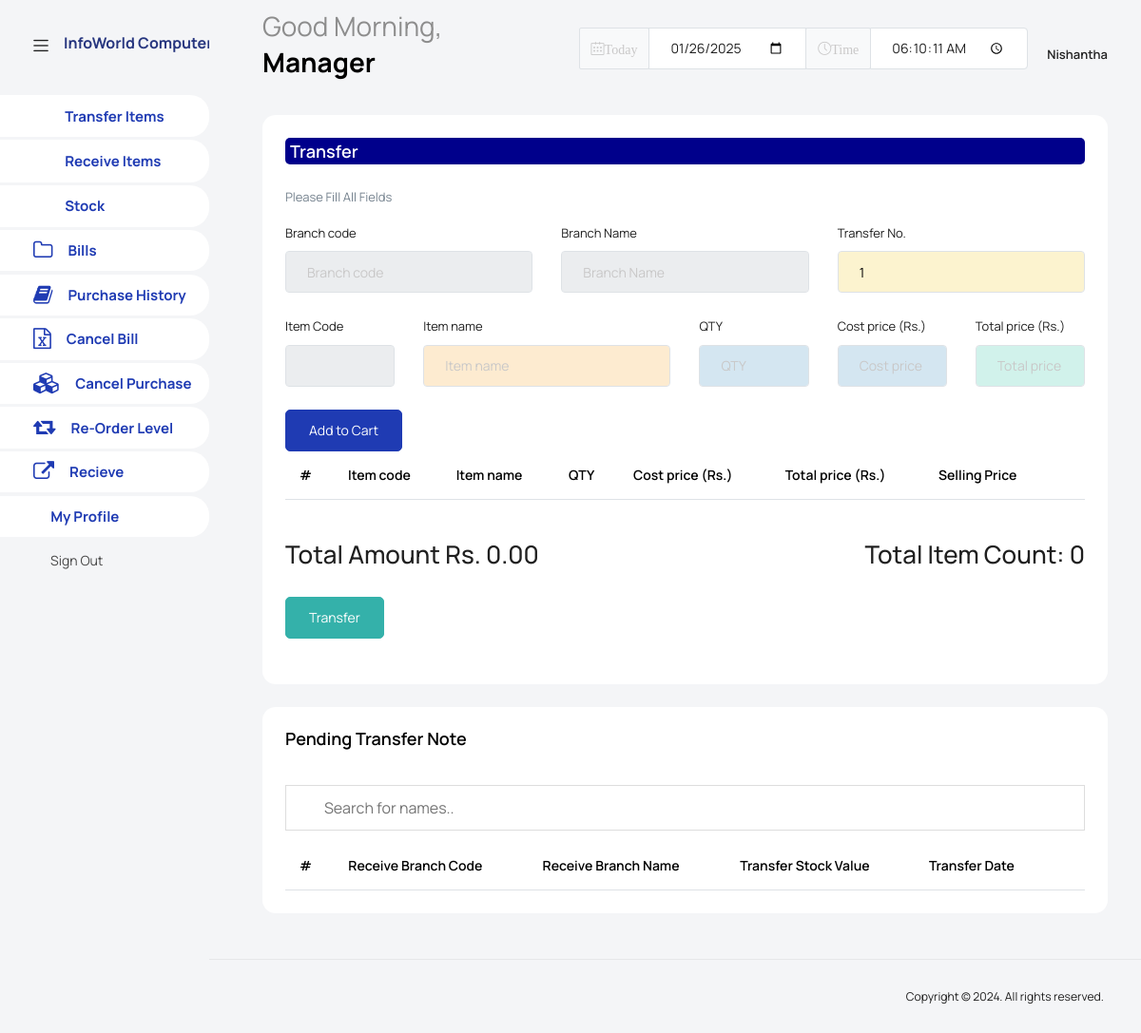
Page /dashboard/MAIndex.php?lid=Nishantha&home=MAIndex.php (signed in) on the committed database.
### tables this page shows
CREATE TABLE `branches` (
  `branchCode` varchar(100) NOT NULL,
  `branchName` varchar(100) NOT NULL,
  `BranchAddress` varchar(500) NOT NULL,
  `BranchTel` varchar(30) NOT NULL,
  `purchesNo` int(11) NOT NULL DEFAULT 0,
  `trancferNo` int(11) NOT NULL,
  `billNo` int(11) NOT NULL,
  `returnNo` int(11) NOT NULL
);

CREATE TABLE `user` (
  `user_type` int(11) NOT NULL DEFAULT 0,
  `statues` int(11) NOT NULL DEFAULT 0,
  `regno` int(11) NOT NULL,
  `fname` varchar(250) NOT NULL DEFAULT 'NA',
  `lid` varchar(50) NOT NULL,
  `pw` varchar(20) NOT NULL DEFAULT '123',
  `wa` varchar(20) NOT NULL DEFAULT 'None',
  `branchCode` varchar(100) NOT NULL DEFAULT 'N/A'
);

### dashboard/MAIndex.php (the view, shortened to what the rows shown need)
<?php
require("db.php");
$lid = $_REQUEST['lid'];
$home = $_REQUEST['home'];
$select_admin = "select * from `user` where `lid`='".$lid."'";
$run_admin = mysqli_query($con,$select_admin);
$row_admin = mysqli_fetch_assoc($run_admin);
$fname = $row_admin['fname'];
$ut = $row_admin['user_type'];
$branchCode = $row_admin['branchCode'];
$sel_branch = "select * from branches where branchCode='".$branchCode."'";
$run_branch = mysqli_query($con,$sel_branch);
$row_branch = mysqli_fetch_assoc($run_branch);
$btanch = $row_branch['branchName'];
if($ut == 0){
    $ut = "Administrater";
} else if($ut == 1){
    $ut = "Manager";
} else if($ut == 2){
    $ut = "Cashier";
} else if($ut == 3){
    $ut = "Purchasing Officer";
}
?>
<!DOCTYPE html>
<html lang="en">
<head>
    <link rel="stylesheet" href="assets/vendors/feather/feather.css">
    <link rel="stylesheet" href="assets/vendors/mdi/css/materialdesignicons.min.css">
    <link rel="stylesheet" href="assets/vendors/ti-icons/css/themify-icons.css">
    <link rel="stylesheet" href="assets/vendors/font-awesome/css/font-awesome.min.css">
    <link rel="stylesheet" href="assets/vendors/typicons/typicons.css">
    <link rel="stylesheet" href="assets/vendors/simple-line-icons/css/simple-line-icons.css">
    <link rel="stylesheet" href="assets/vendors/css/vendor.bundle.base.css">
    <link rel="stylesheet" href="assets/vendors/bootstrap-datepicker/bootstrap-datepicker.min.css">
    <link rel="stylesheet" href="assets/vendors/datatables.net-bs4/dataTables.bootstrap4.css">
    <link rel="stylesheet" type="text/css" href="assets/js/select.dataTables.min.css">
    <link rel="stylesheet" href="assets/css/style.css">
</head>
<body class="with-welcome-text">
    <div class="container-scroller">
        <nav class="navbar default-layout col-lg-12 col-12 p-0 fixed-top d-flex align-items-top flex-row">
            <div class="text-center navbar-brand-wrapper d-flex align-items-center justify-content-start">
                <div>
                    <a class="navbar-brand brand-logo"
                        href="<?php echo $home; ?>?lid=<?php echo $lid; ?>&home=<?php echo $home; ?>">
                        <h5><b><?php echo $btanch ?></b></h5>
                    </a>
                </div>
            </div>
            <div class="navbar-menu-wrapper d-flex align-items-top">
                <ul class="navbar-nav">
                    <li class="nav-item fw-semibold d-none d-lg-block ms-0">
                        <?php
                            $currentHour = date('H');
                            if ($currentHour >= 6 && $currentHour < 12) {
                                $greeting = "Good Morning";
                            } elseif ($currentHour >= 12 && $currentHour < 18) {
                                $greeting = "Good Afternoon";
                            } else {
                                $greeting = "Good Evening";
                            }
                        ?>
                        <h1 class="welcome-text"><?php echo $greeting; ?>, <span
                                class="text-black fw-bold"><?php echo $ut; ?></span>
                        </h1>
                    </li>
                </ul>
                <ul class="navbar-nav ms-auto">
                    <li class="nav-item dropdown d-none d-lg-block user-dropdown">
                        <a class="nav-link" id="UserDropdown" href="#" data-bs-toggle="dropdown" aria-expanded="false">
                            <p class="mb-1 mt-3 fw-semibold"><?php echo $fname; ?></p>
                        </a>
                    </li>
                </ul>
            </div>
        </nav>
        <div class="container-fluid page-body-wrapper">
            <div class="main-panel">
                <div class="content-wrapper">
                    <div class="row">
                        <div class="col-sm-12">
                            <div class="col-md-12 grid-margin stretch-card">
                                <div class="card">
                                    <div class="card-body">
                                        <form
                                            action="MATransferItems.php?lid=<?php echo $lid; ?>&home=<?php echo $home; ?>&transferBranch=<?php echo $branchCode; ?>"
                                            method="POST" class="forms-sample">
                                            <div class="row">
                                                <div class="col-md-4 form-group">
                                                    <?php
                                                        $select_purches = "SELECT trancferNo FROM branches where branchCode='".$branchCode."'";
                                                        $run_purches = mysqli_query($con,$select_purches);
                                                        $row_purches = mysqli_fetch_assoc($run_purches);
                                                        $purches = $row_purches['trancferNo']+1;
                                                    ?>
                                                    <label for="TransferNo">Transfer No.</label>
                                                    <input type="text" name="TransferNo" class="form-control"
                                                        value="<?php echo $purches; ?>" id="TransferNo"
                                                        placeholder="Transfer No." required readonly
                                                        style="color:black; background-color: #FCF3CF;">
                                                </div>
                                            </div>
                                                style="display:none;"><br>
                                            <table class="table table-hover">
                                                <thead>
                                                    <tr>
                                                        <th> # </th>
                                                        <th> Item code </th>
                                                        <th> Item name </th>
                                                        <th> QTY </th>
                                                        <th> Cost price (Rs.) </th>
                                                        <th> Total price (Rs.) </th>
                                                        <th> Selling Price </th>
                                                        <th> </th>
                                                    </tr>
                                                </thead>
                                            </table><br><br>
                                            <div class="row">
                                                <div class="col-md-12 form-group">
                                                    <h2 style="float:left;">Total Amount Rs. <span id="purchTot"></span>
                                                    </h2>
                                                    <h2 style="float:right;">Total Item Count: <span
                                                            id="itemTot">0</span></h2>
                                                </div>
                                            </div>
                                        </form>
                                    </div>
                                </div>
                            </div>
                        </div>
                        <div class="col-lg-12 grid-margin stretch-card">
                            <div class="card">
                                <div class="card-body">
                                    <div class="table-responsive pt-3">
                                        <div style="overflow-y: auto; max-height: 500px;">
                                            <table class="table table-hover" id="myTable">
                                                <thead>
                                                    <tr>
                                                        <th>#</th>
                                                        <th>Receive Branch Code</th>
                                                        <th>Receive Branch Name</th>
                                                        <th>Transfer Stock Value</th>
                                                        <th>Transfer Date</th>
                                                        <th></th>
                                                    </tr>
                                                </thead>
                                            </table>
                                        </div>
                                    </div>
                                </div>
                            </div>
                        </div>
                    </div>
                </div>
            </div>
        </div>
    </div>
</body>
</html>

### rows in the picture
branches: branchName "InfoWorld Computer Solution", TransferNo "1"
user: user_type "Manager", fname "Nishantha"

### other values in the picture
$greeting "Good Morning"
